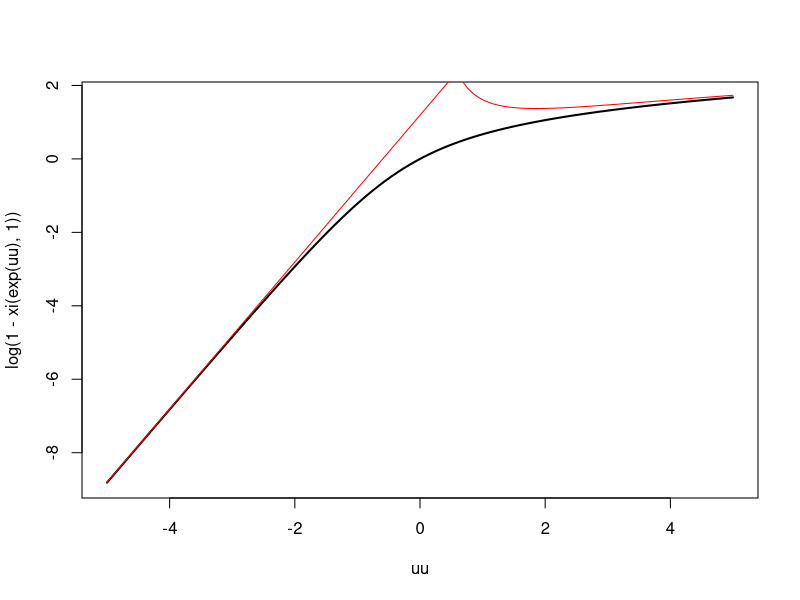
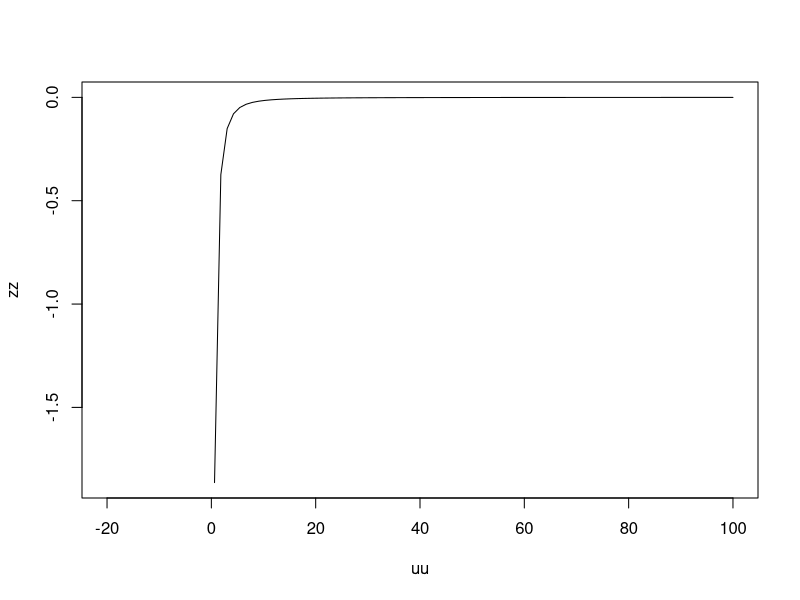
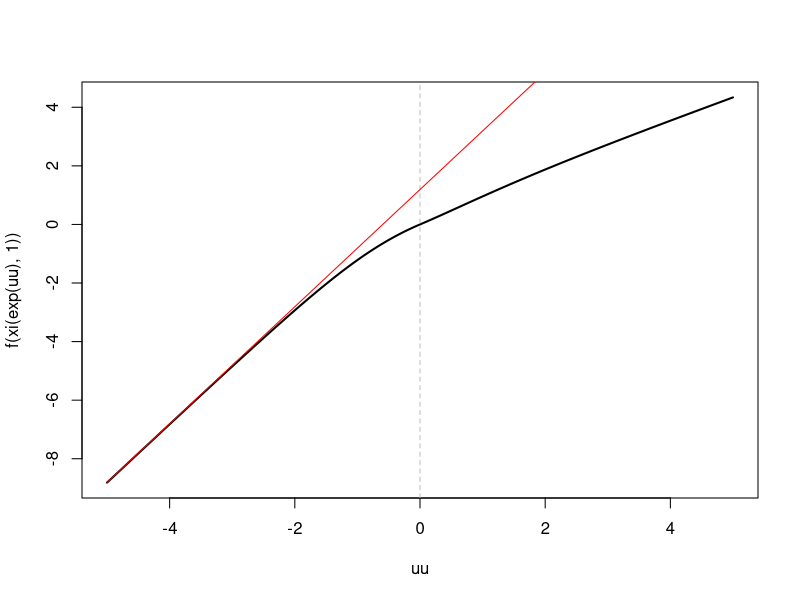

These figures' R source, in order:
xi <- \(k, p) {
  top <- psigamma(1, p-1) + (-1)^p*psigamma(k, p-1)
  bottom <- (trigamma(1) + trigamma(k))^(p/2)
  top / bottom
}


uu <- seq(-4, 4, by = 0.001)
yy <- log(1-xi(exp(uu), 1))
summary(lm(yy ~ uu + I(uu^2) + exp(uu)))





uu <- seq(-5, 5, length.out = 100)
plot(uu, log(1-xi(exp(uu), 1)), type = "l", lwd = 2)
lines(uu, 2*uu + log(pi^2/3), col = "red")
lines(uu, log(uu) + (pi/sqrt(6) - digamma(1))/uu +log(sqrt(6)/pi), col = "red")

uu <- seq(-20, 100, length.out = 100)
zz <- log(1-xi(exp(uu), 1)) - (log(uu) + (pi/sqrt(6) - digamma(1))/uu +log(sqrt(6)/pi))
plot(uu, zz, type = "l")


cutoff <- 0

f <- \(x) ifelse(x > cutoff, log(1-x), -x)

#f <- \(x) log(1-x)

uu <- seq(-5, 5, length.out = 1000)
plot(uu, f(xi(exp(uu), 1)), type = "l", lwd = 2)
abline(v = 0, lty = 2, col = "grey")
lines(uu, 2*uu + log(pi^2/3), col = "red")
